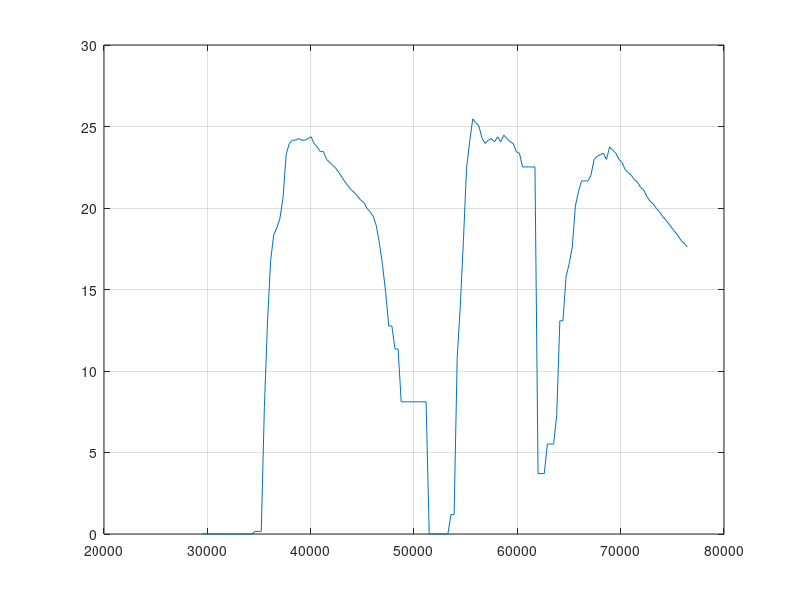
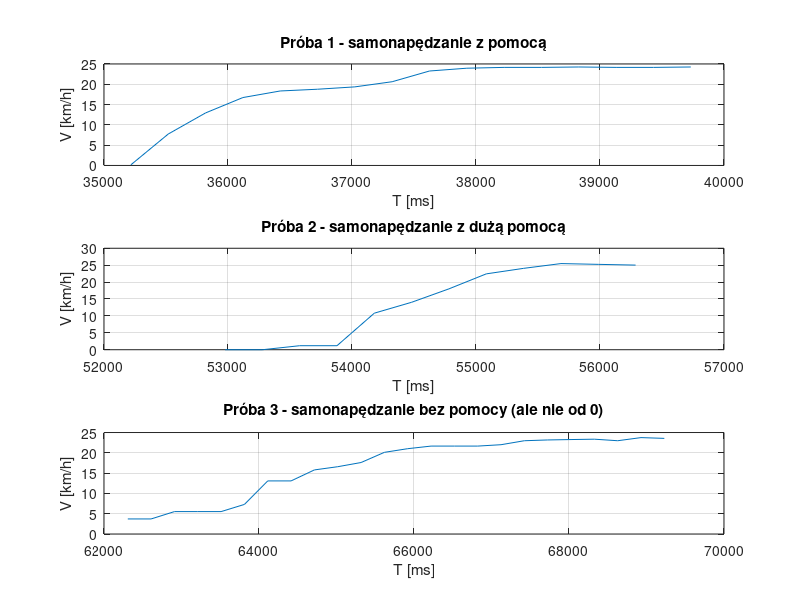
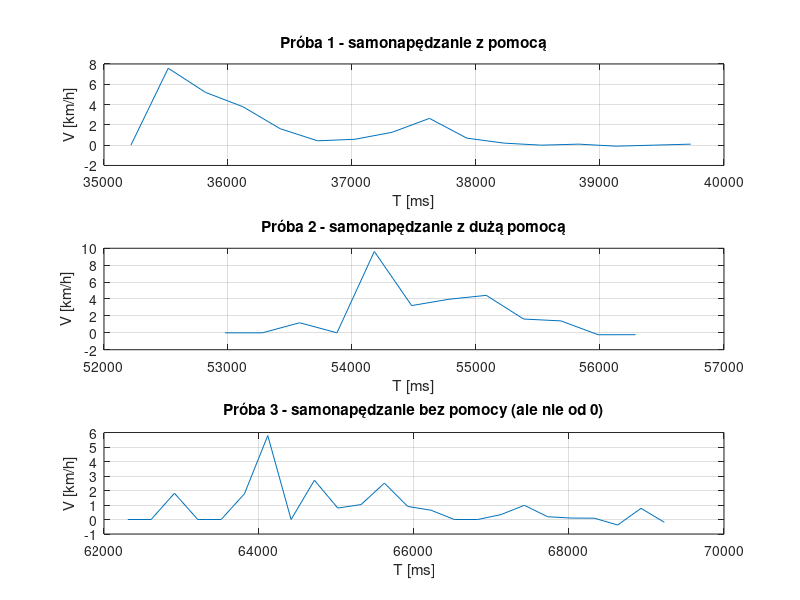
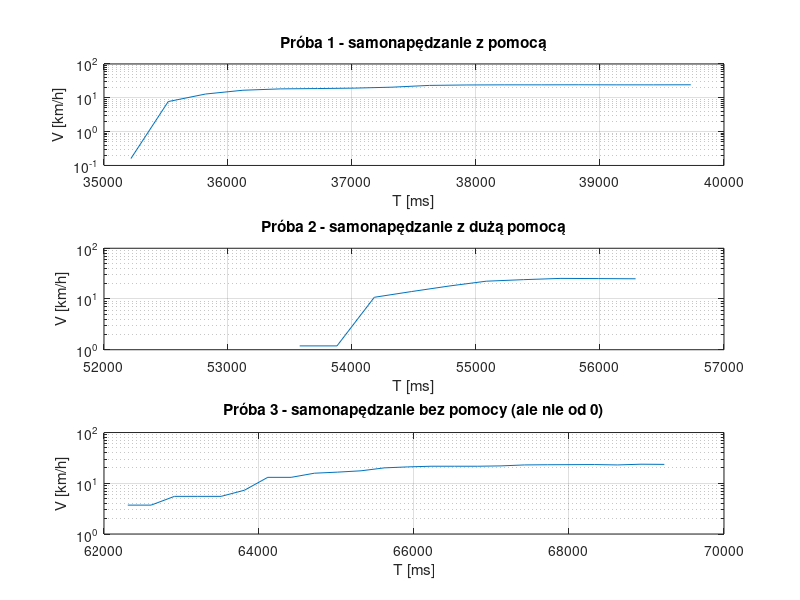

These figures' MATLAB source, in order:
clc; clear; close all;

Time = [
    29498
29799
30100
30401
30702
31003
31304
31605
31906
32207
32508
32809
33110
33411
33712
34013
34314
34615
34916
35217
35518
35819
36120
36421
36722
37023
37324
37625
37926
38227
38528
38829
39130
39431
39732
40033
40334
40635
40936
41237
41538
41839
42140
42441
42742
43344
43645
43946
44247
44548
44849
45150
45451
45752
46053
46354
46655
46956
47257
47558
47859
48160
48461
48762
49063
49364
49665
49966
50267
50568
50869
51170
51471
51772
52073
52374
52675
52976
53277
53578
53879
54180
54481
54782
55083
55384
55685
55986
56287
56588
56889
57190
57491
57792
58093
58394
58695
58996
59297
59598
59899
60200
60501
60802
61103
61404
61705
62006
62307
62608
62909
63210
63511
63812
64113
64414
64715
65016
65317
65618
65919
66220
66521
66822
67123
67424
67725
68026
68327
68628
68929
69230
69531
69832
70133
70434
70735
71036
71337
71638
71939
72240
72541
72842
73143
73444
73745
74046
74347
74648
74949
75250
75551
75852
76153
76454];

Velocity = [0.00
0.00
0.00
0.00
0.00
0.00
0.00
0.00
0.00
0.00
0.00
0.00
0.00
0.00
0.00
0.00
0.00
0.16
0.16
0.16
7.74
12.94
16.73
18.35
18.78
19.36
20.63
23.27
23.96
24.16
24.16
24.26
24.16
24.16
24.26
24.37
23.96
23.75
23.46
23.46
22.98
22.80
22.61
22.43
22.17
21.58
21.33
21.10
20.94
20.71
20.48
20.34
19.98
19.77
19.49
18.91
17.83
16.48
14.84
12.76
12.76
11.35
11.35
8.11
8.11
8.11
8.11
8.11
8.11
8.11
8.11
8.11
0.00
0.00
0.00
0.00
0.00
0.00
0.00
1.19
1.19
10.81
14.03
18.00
22.43
24.06
25.47
25.24
25.02
24.26
23.96
24.16
24.26
24.06
24.37
24.06
24.47
24.26
24.06
23.96
23.46
23.36
22.52
22.52
22.52
22.52
22.52
3.71
3.71
3.71
5.52
5.52
5.52
7.29
13.08
13.08
15.79
16.58
17.61
20.12
21.02
21.66
21.66
21.66
22.00
22.98
23.17
23.27
23.36
22.98
23.75
23.56
23.36
22.98
22.80
22.35
22.17
22.00
21.74
21.58
21.25
21.10
20.71
20.41
20.26
19.98
19.77
19.49
19.29
19.03
18.78
18.54
18.30
18.00
17.83
17.61];

Acceleration = [0; diff(Velocity)];

    figure(1); clf;

    plot(Time, Velocity); grid on;

    figure(2);
    subplot(3,1,1);
        plot(Time(Time>=35000 & Time <=40000), Velocity(Time>=35000 & Time <=40000)); grid on;
        title("Próba 1 - samonapędzanie z pomocą");
        xlabel("T [ms]"); ylabel("V [km/h]");
    subplot(3,1,2);
        plot(Time(Time>=52800 & Time <=56500), Velocity(Time>=52800 & Time <=56500)); grid on;
        title("Próba 2 - samonapędzanie z dużą pomocą");
        xlabel("T [ms]"); ylabel("V [km/h]");
    subplot(3,1,3);
        plot(Time(Time>=62300 & Time <=69300), Velocity(Time>=62300 & Time <=69300)); grid on;
        title("Próba 3 - samonapędzanie bez pomocy (ale nie od 0)");
        xlabel("T [ms]"); ylabel("V [km/h]");


    figure(3);
    subplot(3,1,1);
        plot(Time(Time>=35000 & Time <=40000), Acceleration(Time>=35000 & Time <=40000)); grid on;
        title("Próba 1 - samonapędzanie z pomocą");
        xlabel("T [ms]"); ylabel("V [km/h]");
    subplot(3,1,2);
        plot(Time(Time>=52800 & Time <=56500), Acceleration(Time>=52800 & Time <=56500)); grid on;
        title("Próba 2 - samonapędzanie z dużą pomocą");
        xlabel("T [ms]"); ylabel("V [km/h]");
    subplot(3,1,3);
        plot(Time(Time>=62300 & Time <=69300), Acceleration(Time>=62300 & Time <=69300)); grid on;
        title("Próba 3 - samonapędzanie bez pomocy (ale nie od 0)");
        xlabel("T [ms]"); ylabel("V [km/h]");

figure(4);
    subplot(3,1,1);
        semilogy(Time(Time>=35000 & Time <=40000), Velocity(Time>=35000 & Time <=40000)); grid on;
        title("Próba 1 - samonapędzanie z pomocą");
        xlabel("T [ms]"); ylabel("V [km/h]");
    subplot(3,1,2);
        semilogy(Time(Time>=52800 & Time <=56500), Velocity(Time>=52800 & Time <=56500)); grid on;
        title("Próba 2 - samonapędzanie z dużą pomocą");
        xlabel("T [ms]"); ylabel("V [km/h]");
    subplot(3,1,3);
        semilogy(Time(Time>=62300 & Time <=69300), Velocity(Time>=62300 & Time <=69300)); grid on;
        title("Próba 3 - samonapędzanie bez pomocy (ale nie od 0)");
        xlabel("T [ms]"); ylabel("V [km/h]");